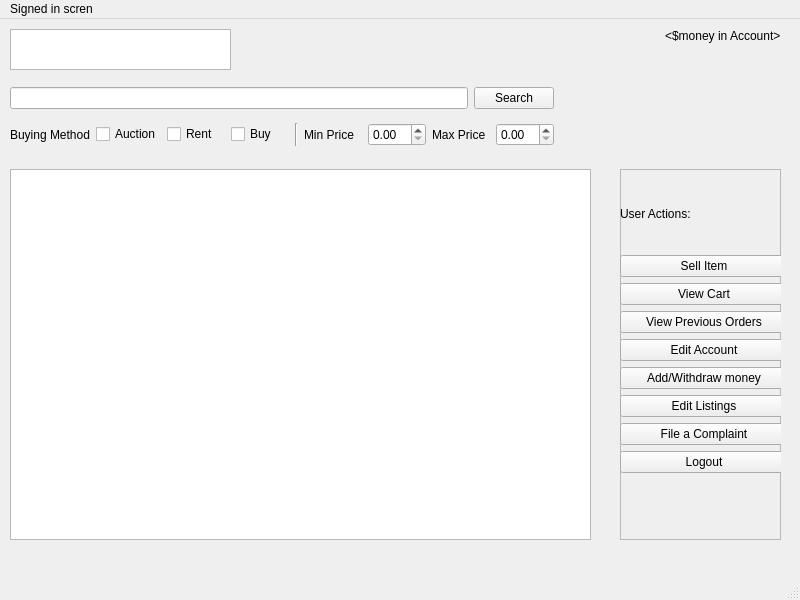
<?xml version="1.0" encoding="UTF-8"?>
<ui version="4.0">
 <class>MainWindow</class>
 <widget class="QMainWindow" name="MainWindow">
  <property name="geometry">
   <rect>
    <x>0</x>
    <y>0</y>
    <width>800</width>
    <height>600</height>
   </rect>
  </property>
  <property name="windowTitle">
   <string>MainWindow</string>
  </property>
  <widget class="QWidget" name="centralwidget">
   <widget class="QGraphicsView" name="Logo">
    <property name="geometry">
     <rect>
      <x>10</x>
      <y>10</y>
      <width>221</width>
      <height>41</height>
     </rect>
    </property>
   </widget>
   <widget class="QFrame" name="frame">
    <property name="geometry">
     <rect>
      <x>620</x>
      <y>150</y>
      <width>161</width>
      <height>371</height>
     </rect>
    </property>
    <property name="frameShape">
     <enum>QFrame::StyledPanel</enum>
    </property>
    <property name="frameShadow">
     <enum>QFrame::Raised</enum>
    </property>
    <widget class="QWidget" name="layoutWidget">
     <property name="geometry">
      <rect>
       <x>0</x>
       <y>10</y>
       <width>168</width>
       <height>294</height>
      </rect>
     </property>
     <layout class="QVBoxLayout" name="verticalLayout_4">
      <item>
       <widget class="QLabel" name="label_2">
        <property name="text">
         <string>User Actions:</string>
        </property>
       </widget>
      </item>
      <item>
       <widget class="QPushButton" name="sell_button">
        <property name="text">
         <string>Sell Item</string>
        </property>
       </widget>
      </item>
      <item>
       <widget class="QPushButton" name="cart_button">
        <property name="text">
         <string>View Cart</string>
        </property>
       </widget>
      </item>
      <item>
       <widget class="QPushButton" name="previous_orders_button">
        <property name="text">
         <string>View Previous Orders</string>
        </property>
       </widget>
      </item>
      <item>
       <widget class="QPushButton" name="edit_account_button">
        <property name="text">
         <string>Edit Account</string>
        </property>
       </widget>
      </item>
      <item>
       <widget class="QPushButton" name="withdraw_button">
        <property name="text">
         <string>Add/Withdraw money</string>
        </property>
       </widget>
      </item>
      <item>
       <widget class="QPushButton" name="edit_listings_button">
        <property name="text">
         <string>Edit Listings</string>
        </property>
       </widget>
      </item>
      <item>
       <widget class="QPushButton" name="complaint_button">
        <property name="text">
         <string>File a Complaint</string>
        </property>
       </widget>
      </item>
      <item>
       <widget class="QPushButton" name="signin_button">
        <property name="text">
         <string>Logout</string>
        </property>
       </widget>
      </item>
     </layout>
    </widget>
   </widget>
   <widget class="QTableView" name="tableView">
    <property name="geometry">
     <rect>
      <x>10</x>
      <y>150</y>
      <width>581</width>
      <height>371</height>
     </rect>
    </property>
   </widget>
   <widget class="QWidget" name="layoutWidget">
    <property name="geometry">
     <rect>
      <x>10</x>
      <y>60</y>
      <width>544</width>
      <height>76</height>
     </rect>
    </property>
    <layout class="QVBoxLayout" name="verticalLayout">
     <item>
      <layout class="QHBoxLayout" name="horizontalLayout_3">
       <item>
        <widget class="QLineEdit" name="SearchInputBar"/>
       </item>
       <item>
        <widget class="QPushButton" name="SearchSubmissionButton">
         <property name="text">
          <string>Search</string>
         </property>
        </widget>
       </item>
      </layout>
     </item>
     <item>
      <layout class="QHBoxLayout" name="horizontalLayout">
       <item>
        <widget class="QLabel" name="label">
         <property name="text">
          <string>Buying Method</string>
         </property>
        </widget>
       </item>
       <item>
        <widget class="QCheckBox" name="AuctioncheckBox">
         <property name="text">
          <string>Auction</string>
         </property>
        </widget>
       </item>
       <item>
        <widget class="QCheckBox" name="rentcheckbox">
         <property name="text">
          <string>Rent</string>
         </property>
        </widget>
       </item>
       <item>
        <widget class="QCheckBox" name="Buycheckbox">
         <property name="text">
          <string>Buy</string>
         </property>
        </widget>
       </item>
       <item>
        <widget class="Line" name="line">
         <property name="orientation">
          <enum>Qt::Vertical</enum>
         </property>
        </widget>
       </item>
       <item>
        <widget class="QLabel" name="MinLabel">
         <property name="text">
          <string>Min Price</string>
         </property>
        </widget>
       </item>
       <item>
        <widget class="QDoubleSpinBox" name="MindoubleSpinBox"/>
       </item>
       <item>
        <widget class="QLabel" name="MinLabel_2">
         <property name="text">
          <string>Max Price</string>
         </property>
        </widget>
       </item>
       <item>
        <widget class="QDoubleSpinBox" name="MindoubleSpinBox_2"/>
       </item>
      </layout>
     </item>
    </layout>
   </widget>
   <widget class="QWidget" name="layoutWidget">
    <property name="geometry">
     <rect>
      <x>570</x>
      <y>10</y>
      <width>211</width>
      <height>15</height>
     </rect>
    </property>
    <layout class="QHBoxLayout" name="horizontalLayout_2">
     <item>
      <widget class="QLabel" name="first_name_text">
       <property name="text">
        <string>&lt;FirstName&gt;</string>
       </property>
       <property name="first_name" stdset="0">
        <string/>
       </property>
      </widget>
     </item>
     <item>
      <widget class="QLabel" name="money_text">
       <property name="text">
        <string>&lt;$money in Account&gt;</string>
       </property>
       <property name="account_money" stdset="0">
        <string/>
       </property>
      </widget>
     </item>
    </layout>
   </widget>
   <zorder>layoutWidget</zorder>
   <zorder>frame</zorder>
   <zorder>layoutWidget</zorder>
   <zorder>Logo</zorder>
   <zorder>tableView</zorder>
  </widget>
  <widget class="QMenuBar" name="menubar">
   <property name="geometry">
    <rect>
     <x>0</x>
     <y>0</y>
     <width>800</width>
     <height>22</height>
    </rect>
   </property>
   <widget class="QMenu" name="menuSigned_in_scren">
    <property name="title">
     <string>Signed in scren</string>
    </property>
   </widget>
   <addaction name="menuSigned_in_scren"/>
  </widget>
  <widget class="QStatusBar" name="statusbar"/>
 </widget>
 <resources/>
 <connections/>
</ui>
